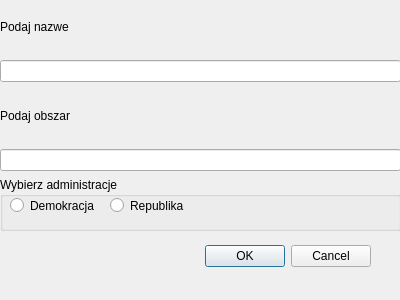
<?xml version="1.0" encoding="UTF-8"?>
<ui version="4.0">
 <class>AddCountryWindow</class>
 <widget class="QDialog" name="AddCountryWindow">
  <property name="geometry">
   <rect>
    <x>0</x>
    <y>0</y>
    <width>400</width>
    <height>300</height>
   </rect>
  </property>
  <property name="windowTitle">
   <string>Dialog</string>
  </property>
  <widget class="QDialogButtonBox" name="buttonBox">
   <property name="geometry">
    <rect>
     <x>30</x>
     <y>240</y>
     <width>341</width>
     <height>32</height>
    </rect>
   </property>
   <property name="orientation">
    <enum>Qt::Horizontal</enum>
   </property>
   <property name="standardButtons">
    <set>QDialogButtonBox::Cancel|QDialogButtonBox::Ok</set>
   </property>
  </widget>
  <widget class="QWidget" name="gridLayoutWidget">
   <property name="geometry">
    <rect>
     <x>0</x>
     <y>0</y>
     <width>401</width>
     <height>231</height>
    </rect>
   </property>
   <layout class="QGridLayout" name="gridLayout">
    <item row="3" column="0">
     <widget class="QLineEdit" name="CountryAreaButton"/>
    </item>
    <item row="2" column="0">
     <widget class="QLabel" name="label_2">
      <property name="text">
       <string>Podaj obszar</string>
      </property>
     </widget>
    </item>
    <item row="0" column="0">
     <widget class="QLabel" name="label">
      <property name="text">
       <string>Podaj nazwe</string>
      </property>
     </widget>
    </item>
    <item row="1" column="0">
     <widget class="QLineEdit" name="CountryNameButton"/>
    </item>
    <item row="4" column="0">
     <widget class="QGroupBox" name="AdministrationBox">
      <property name="title">
       <string>Wybierz administracje</string>
      </property>
      <widget class="QRadioButton" name="DemocracyButton">
       <property name="geometry">
        <rect>
         <x>10</x>
         <y>20</y>
         <width>399</width>
         <height>17</height>
        </rect>
       </property>
       <property name="text">
        <string>Demokracja</string>
       </property>
      </widget>
      <widget class="QRadioButton" name="RepublicButton">
       <property name="geometry">
        <rect>
         <x>110</x>
         <y>20</y>
         <width>399</width>
         <height>17</height>
        </rect>
       </property>
       <property name="text">
        <string>Republika</string>
       </property>
      </widget>
     </widget>
    </item>
   </layout>
  </widget>
 </widget>
 <resources/>
 <connections>
  <connection>
   <sender>buttonBox</sender>
   <signal>accepted()</signal>
   <receiver>AddCountryWindow</receiver>
   <slot>accept()</slot>
   <hints>
    <hint type="sourcelabel">
     <x>248</x>
     <y>254</y>
    </hint>
    <hint type="destinationlabel">
     <x>157</x>
     <y>274</y>
    </hint>
   </hints>
  </connection>
  <connection>
   <sender>buttonBox</sender>
   <signal>rejected()</signal>
   <receiver>AddCountryWindow</receiver>
   <slot>reject()</slot>
   <hints>
    <hint type="sourcelabel">
     <x>316</x>
     <y>260</y>
    </hint>
    <hint type="destinationlabel">
     <x>286</x>
     <y>274</y>
    </hint>
   </hints>
  </connection>
 </connections>
</ui>
